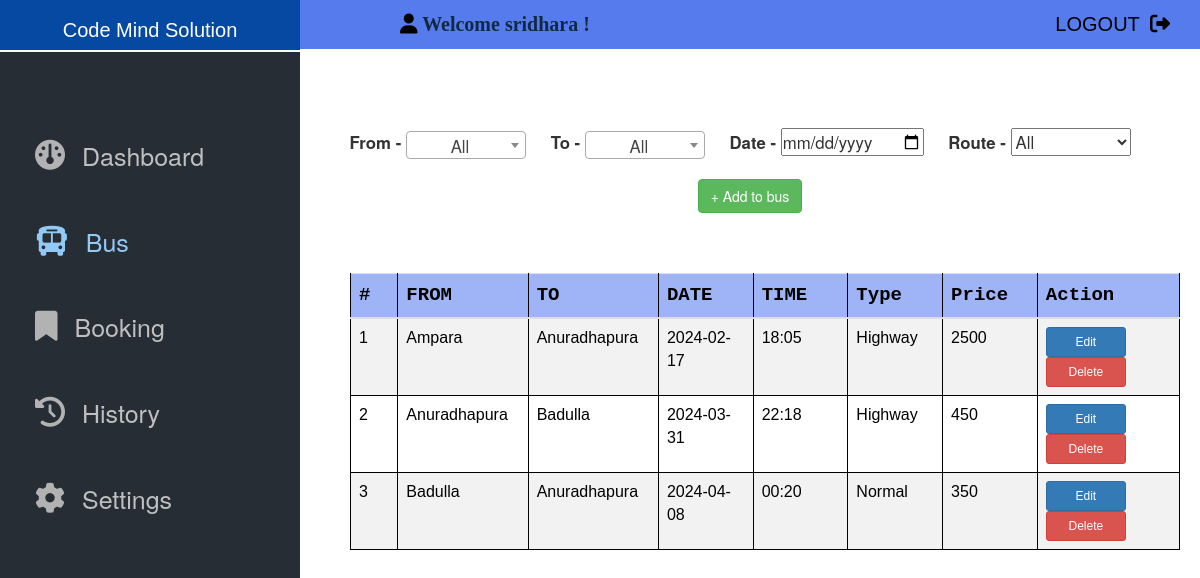
Screenshot of /admin/bus.php (signed in) with the database file from the repository.
### tables this page shows
CREATE TABLE `bus` (
  `id` int(11) NOT NULL,
  `b_from` varchar(20) NOT NULL,
  `b_to` varchar(20) NOT NULL,
  `date` varchar(15) NOT NULL,
  `time` varchar(8) NOT NULL,
  `type` varchar(8) NOT NULL,
  `price` int(6) NOT NULL,
  `adid` int(11) NOT NULL
);

### Web/admin/bus.php (called while the page is built, shortened)
<?php
require_once 'theam/mobile/head.php';
require_once 'theam/pc/head.php';
require_once 'theam/pc/siderbar.php';
require_once 'book/index.php';
require_once 'theam/pc/footer.php';
?>

### Web/admin/book/index.php (called while the page is built, shortened)
<?php
require_once 'book/mobile/bse1.php';
require_once 'book/pc/bse1.php';
require_once 'book/pc/bse2.php';
require_once 'book/pc/bse4.php';
require_once 'book/mobile/bse2.php';
?>

### Web/admin/book/pc/bse2.php (the view, shortened to what this page needs)
<div class = "left disn">
<?php
$countp = 0;
  $sql = "SELECT * FROM bus WHERE adid = '$UID'";
  $result = $conn->query($sql);
if($result->num_rows >0){
            echo '<div class = "table-wrapper">';
            echo '<table class="table table-striped table-hover" id = "kycsearchresult">';
            echo '<thead class=" fw-bold hcol ">';
            echo '<tr>';
            echo '<th style="width:5%; background-color:#9EB4F6;"  >'. ucfirst('#').'</th>';
            echo '<th style="width:10% ; background-color:#9EB4F6;">'. ucfirst('FROM').'</th>';
            echo '<th style="width:10% ; background-color:#9EB4F6;">'. ucfirst('TO').'</th>';
            echo '<th style="width:10% ; background-color:#9EB4F6;">'. ucfirst('DATE').'</th>';
            echo '<th style="width:10% ; background-color:#9EB4F6;">'. ucfirst('TIME').'</th>';
            echo '<th style="width:10%; background-color:#9EB4F6;">'. ucfirst('type').'</th>';
            echo '<th style="width:10%; background-color:#9EB4F6;">'. ucfirst('price').'</th>';
            echo '<th style="width:15% ; background-color:#9EB4F6;">'. ucfirst('Action').'</th>';
            echo '</thead>';
            echo '<tbody>';
        while ($row = $result->fetch_assoc()) {
                $countp++ ;
                echo '<tr>';
                echo '<td>'. $countp .'</td>';
                echo '<td>'. $row["b_from"] .'</td>';
                echo '<td>'. $row["b_to"] .'</td>';
                if($row["date"] == 'Daily'){
                    echo '<td style="background-color:#B2FFA2;"><p >'. $row["date"] .'</p></td>';
                }else{
                    echo '<td>'. $row["date"] .'</td>';
                }
                echo '<td>'. $row["time"] .'</td>';
                echo '<td>'. $row["type"] .'</td>';
                echo '<td>'. $row["price"] .'</td>';
                echo "<td>
                <button  class='btn btn-primary btn-sm btn-sme ' data-toggle='modal' data-target='#myModal'  onclick=(editproduct(this.id))   id = '".$row["id"]."'>Edit</button>
                <button  class='btn btn-danger btn-sm btn-sme' data-toggle='modal' data-target='#myModal'  onclick=(remove(this.id))  id = '".$row["id"]."'>Delete</button>
                <!-- <a  class='btn btn-primary btn-sm btn-sme' href='book.php?id=$row[id]'>Book</a>
                <a class='btn btn-primary btn-sm' href=''>Edit</a>  -->
                </td>";
            echo '</tr>';
        }  echo '</tbody>';
            echo '</table>';
            echo '</div>';
        }else {
            echo '<div class="alert alert-secondary">';
            echo '<strong>'.ucfirst('no recound').'!<strong>';
            echo '</div>';
        }
        ;?>
    </div>

### Web/admin/theam/mobile/head.php (shortened to what this page needs)
<?php
    if(!isset($_SESSION['UID'])){
      header('location: ../index.php');
    } else{
      if($_SESSION['type'] == 1){
        $UID = $_SESSION['UID'];
      }else{
        header('location: ../index.php');
      }
    }
    ?>
<!DOCTYPE html>
    <html lang="en">
    <head>
         <link href="https://cdn.jsdelivr.net/npm/bootstrap@5.2.3/dist/css/bootstrap.min.css" rel="stylesheet">
        <link href="https://cdn.jsdelivr.net/npm/bootstrap@5.3.2/dist/css/bootstrap.min.css" rel="stylesheet">
        <link rel="stylesheet" href="https://cdn.jsdelivr.net/npm/boxicons@latest/css/boxicons.min.css">
    </head>
    <body>

### Web/admin/theam/pc/head.php (shortened to what this page needs)
<section class="headerss nonepc">
  <div class="welcome">
  </div>
  <div class="logut">
    <a href="logout.php"   class="abm"> LOGOUT <i class="fa-solid fa-right-from-bracket" style="font-size:20px;color:black;"></i> </a>
</section>

### Web/admin/theam/pc/siderbar.php (shortened to what this page needs)
<div class="sidebarhead nonepc">
  <a href="#"></i>Code Mind Solution</a>
</div>
<div class="sidebar nonepc">
  <a href="index.php" class="paddingtop dash"><i class="fa-solid fa-gauge icco dash"></i> Dashboard</a>
  <a href="bus.php" class ="bookd"><i class="fa-solid fa-bus icco bookd"></i> Bus</a>
  <a href="booking.php" class ="mybookd"><i class="fa-solid fa-bookmark icco mybookd"></i></i> Booking</a>
  <a href="histry.php"  class ="hsid"><i class="fa-solid fa-clock-rotate-left icco hsid"></i> History </a>
  <a href="seting.php" class ="setd"><i class="fa-solid fa-gear icco setd"></i> Settings</a>
</div>

### Web/admin/book/pc/bse1.php (shortened to what this page needs)
<link href="https://cdnjs.cloudflare.com/ajax/libs/select2/4.0.1/css/select2.min.css" rel="stylesheet" />
<div class="search disn" >
    <form id="sercformpcbo" class="seform" >
            <label for="uname" ><b>From -</b></label>
            <label for="uname" class="tisepad toppe"><b>To -</b></label>
            <label for="uname" class="tisepad toppe downmo2" ><b>Date -</b></label>
            <input type="date" placeholder="date" name="searchpcdat" id="pacdatev"   onchange="dategetsrpc()">
                    <label for="uname" class="tisepad toppe downmo" ><b>Route -</b></label>
                    <select name="root" id="rootpcs" class="selbox toppe"  onchange="rootgetsrpc()"  >
                        <option value="All">All</option>
                    </select>
    </form>
    <br>
<div class = "addbus" >
    <button  class='btn btn-success btnlftadsdd' data-toggle='modal' data-target='#myModal'  onclick=(addbus())   >+ Add to bus</button>
</div>
</div>

### Web/admin/book/pc/bse4.php (shortened to what this page needs)
<link rel="stylesheet" href="https://maxcdn.bootstrapcdn.com/bootstrap/3.4.1/css/bootstrap.min.css">

### Web/admin/theam/pc/footer.php
</body>
</html>

### Web/admin/theam/mobile/head.php (style rules this page uses)
:root { --header-height: 3rem; --hue: 174; --sat: 63%; --first-color: #485BFE; --first-color-alt: hsl(var(--hue), var(--sat), 36%); --title-color: hsl(var(--hue), 12%, 15%); --text-color: hsl(var(--hue), 8%, 35%); --body-color: hsl(var(--hue), 100%, 99%); --container-color: #FFF; --body-font: 'Open Sans', sans-serif; --h1-font-size: 1.5rem; --normal-font-size: .938rem; --tiny-font-size: .625rem; --z-tooltip: 10; --z-fixed: 100; }
@media screen and (min-width: 968px) { :root { --h1-font-size: 2.25rem; --normal-font-size: 1rem; } }
* { box-sizing: border-box; padding: 0; margin: 0; }
html { scroll-behavior: smooth; }
a { text-decoration: none; }
@media screen and (min-width: 867px) { body { margin: 0; } }

### Web/admin/theam/pc/head.php (style rules this page uses)
.headerss { width: 100%; position: fixed; z-index: 1; top: 0; left: 0; background-color: #557BED; overflow-x: hidden; padding-top: 10px; padding-bottom: 10px; }
.logut { text-align: right; font-size:20px; color:#112942; font-family: Consolas; }
.welcome { margin-left:400px; text-align: right; font-size:20px; color:#112942; font-family: Consola; float: left; font-weight: bold; }
.abm { color:black; padding-right: 30px; text-decoration: none; font-size: 20px; font-family: arial ,"Helvetica Neue",Helvetica, sans-serif ; padding-left: 30px; }
.abm i { padding-left: 5px; }

### Web/admin/theam/pc/siderbar.php (style rules this page uses)
.sidebarhead { height: 50px; width: 300px; position: fixed; z-index: 1; top: 0; left: 0; background-color: #0649A2; overflow-x: hidden; padding-top: 16px; }
.sidebarhead a { font-family: sans-serif; text-align: center; text-decoration: none; font-size: 20px; color: #FFFFFF; display: block; }
.icco { color:#B2B2B2; }
.sidebar { height: 100%; width: 300px; position: fixed; z-index: 1; top: 52px; left: 0; background-color: #272D34; overflow-x: hidden; padding-top: 16px; }
.paddingtop { margin-top:30px; }
.sidebar a { padding: 40px 20px 10px 35px; text-decoration: none; font-size: 25px; color: #BFBFBF; display: block; }
.sidebar a i { padding-right: 10px; font-size: 30px; }

### Web/admin/book/pc/bse1.php (style rules this page uses)
.addbus { text-align:center; //margin-right:100px; }
.btnlftadsdd { //padding-left:20px; }
.search { margin-left:300px; margin-top:100px; }
.selbox { width:170px; margin-right:30px; }
.tisepad { padding-left:50px; }
.seform { text-align: center; font-size:120%; }
@media screen and (max-width: 1400px) { .tisepad { padding-top:30px; } }
@media screen and (max-width: 1400px) { .downmo { padding-left:10px; } }
@media screen and (max-width: 1400px) { .selbox { width:120px; margin-right:20px; } }
@media screen and (max-width: 1400px) { .seform { text-align: center; font-size:120%; } }
@media screen and (max-width: 1400px) { .tisepad { padding-left:20px; } }

### Web/admin/book/pc/bse2.php (style rules this page uses)
.left { padding-left:350px; padding-right:20px; margin-top:60px; }
table, th, td { border: 1px solid; }
td { font-family: Arial, Helvetica, sans-serif; font-size:16px; }
th { text-align: center; font-family: "Lucida Console", "Courier New", monospace; font-size:19px; }
.hcol { background-color: #9EB4F6; position: sticky; top:0px; }
.table-wrapper { max-height: 480px; overflow-y: scroll; }
.btn-sme { width: 80px; }

### Web/admin/bus.php (style rules this page uses)
.sidebar .bookd { color:#92CAF6; }

### rows the page displays
bus: b_from "Ampara", b_to "Anuradhapura", date "2024-02-17", time "18:05", type "Highway", price "2500"
bus: b_from "Anuradhapura", b_to "Badulla", date "2024-03-31", time "22:18", type "Highway", price "450"
bus: b_from "Badulla", b_to "Anuradhapura", date "2024-04-08", time "00:20", type "Normal", price "350"
